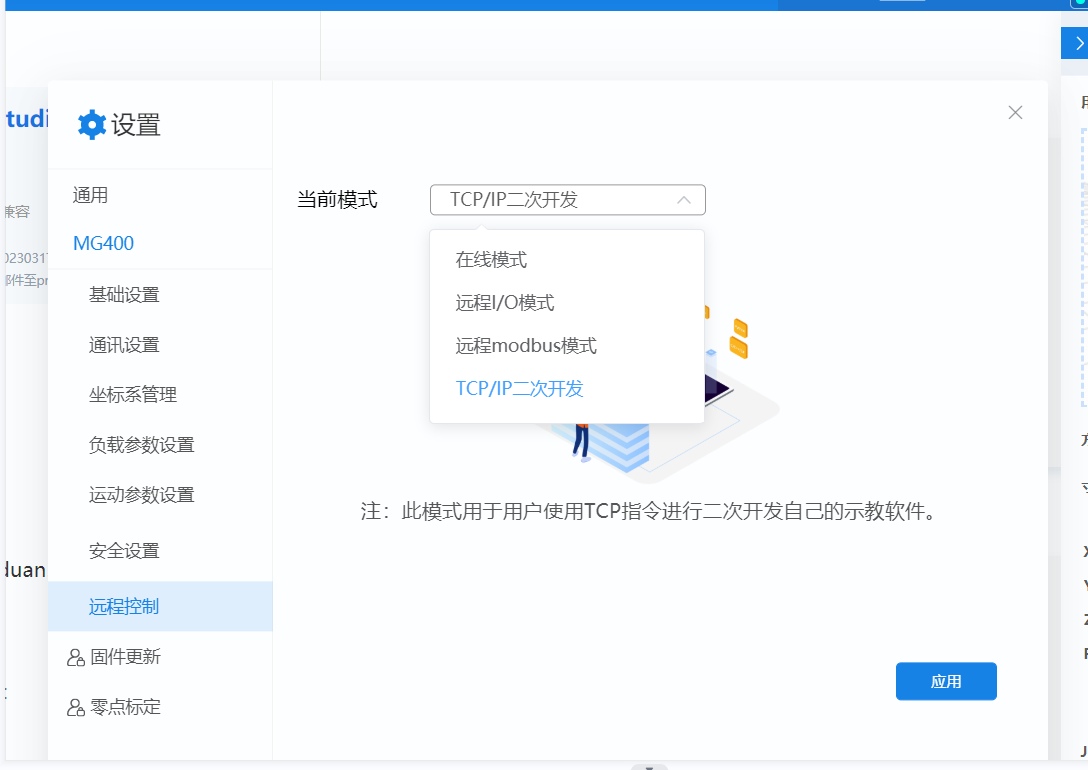
#> input picture images/checkTcpMode.png, 1088 x 770 px, given in place of the camera
$ python 'main Color.py'
#> lines starting #> are read from the running program, lines starting #| are printed output that depends on the picture; after the words box and inside, x2 and y2 are one past the last pixel; in counts of white or black regions, pixels touching at a corner belong together
import cv2
import numpy as np

def rojo(max_contour):
    cv2.drawContours(frame_roi, [max_contour], -1, (0, 0, 255), 2)
    #print('Es rojo')

def negro(max_contour):
    cv2.drawContours(frame_roi, [max_contour], -1, (0, 255, 0), 2)
    #print('Es negro')

cap = cv2.VideoCapture(0)
colorFinal = None
while True:
    ret, frame = cap.read()
#> frame is the input picture: shape (770, 1088, 3); mean B, G, R 250.9, 247.5, 243.2
    if not ret:
        print("No se pudo capturar ningún fotograma.")
        break

    # Definir las coordenadas del ROI
    x, y, w, h = 100, 100, 200, 200

    # Obtener el ROI del frame
    frame_roi = frame[y:y+h, x:x+w]
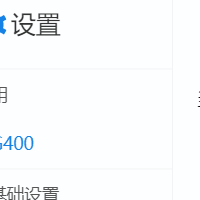
#> frame_roi: shape (200, 200, 3); mean B, G, R 251.2, 249.7, 247.1
    hsv_roi = cv2.cvtColor(frame_roi, cv2.COLOR_BGR2HSV)
#> hsv_roi: shape (200, 200, 3); mean H, S, V 98.4, 4.2, 251.2

    lower_red = np.array([0, 150, 100])
    upper_red = np.array([10, 255, 255])

    lower_negro = np.array([0, 0, 0])
    upper_negro = np.array([179, 245, 90])

    mascara_negro = cv2.inRange(hsv_roi, lower_negro, upper_negro)
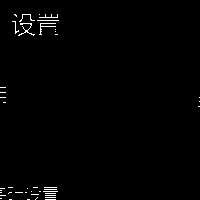
#> mascara_negro: shape (200, 200); 0.95% white in thin lines or dots
    mask = cv2.inRange(hsv_roi, lower_red, upper_red)
#> mask: shape (200, 200); every value is 0
    contours, _ = cv2.findContours(mask, cv2.RETR_EXTERNAL, cv2.CHAIN_APPROX_SIMPLE)
#> contours = []
    contornos, _ = cv2.findContours(mascara_negro, cv2.RETR_EXTERNAL, cv2.CHAIN_APPROX_SIMPLE)
#> contornos = 42 contours, all with area under 20

    max_contour = None
    max_area = 0
    max_contour_type = None

    if contours:
        max_contour = max(contours, key=cv2.contourArea)
        max_area = cv2.contourArea(max_contour)
        max_contour_type = "rojo"

    if contornos:
        max_contornos = max(contornos, key=cv2.contourArea)
#> max_contornos = contour of 47 points, box (x1, y1, x2, y2) (18, 23, 35, 36), area 12
        if cv2.contourArea(max_contornos) > max_area:
            max_contour = max_contornos
#> max_contour has the same summary as max_contornos
            max_contour_type = "negro"

    if max_contour is not None:
        M = cv2.moments(max_contour)
#> M = moments, m00 12.5, centre m10/m00, m01/m00 = (25.75, 29.27)
        if max_contour_type == "rojo":
            rojo(max_contour)
        elif max_contour_type == "negro":
            negro(max_contour)
#> in negro, `cv2.drawContours(frame_roi, [max_contour], -1, (0, 255, 0), 2)`:
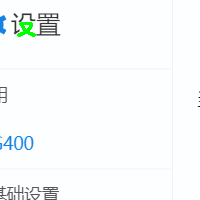
#> frame_roi: shape (200, 200, 3); 0.4% of pixels changed, all inside (x1, y1, x2, y2) = (17, 22, 36, 37)

    cv2.rectangle(frame, (x, y), (x + w, y + h), (255, 0, 0), 2)
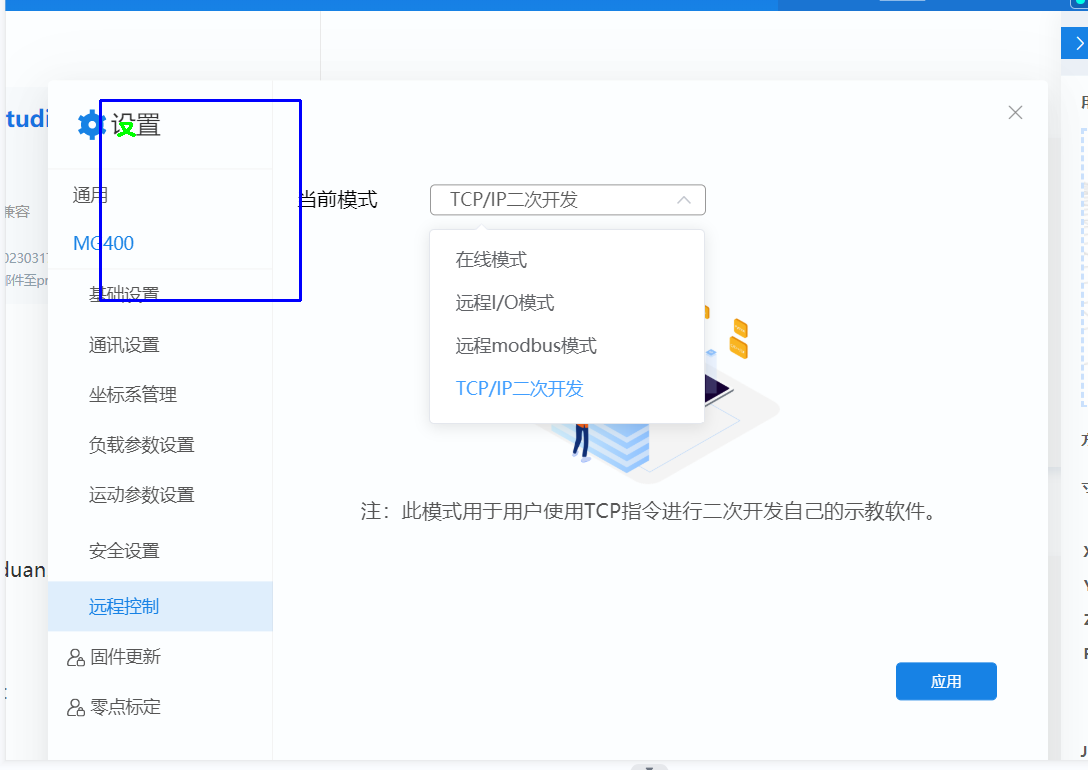
#> frame: shape (770, 1088, 3); 0.31% of pixels changed, all inside (x1, y1, x2, y2) = (99, 99, 302, 302)
    cv2.imshow('Original', frame)

    key = cv2.waitKey(1) & 0xFF
#> (key q is pressed here)
    if key == ord('q'):
        break
    elif key == ord('w'):
        if max_contour_type is not None:

            if(max_contour_type == "negro"):
                print("R:", max_contour_type)

cap.release()
cv2.destroyAllWindows()

$ run again, on images/runpy.png
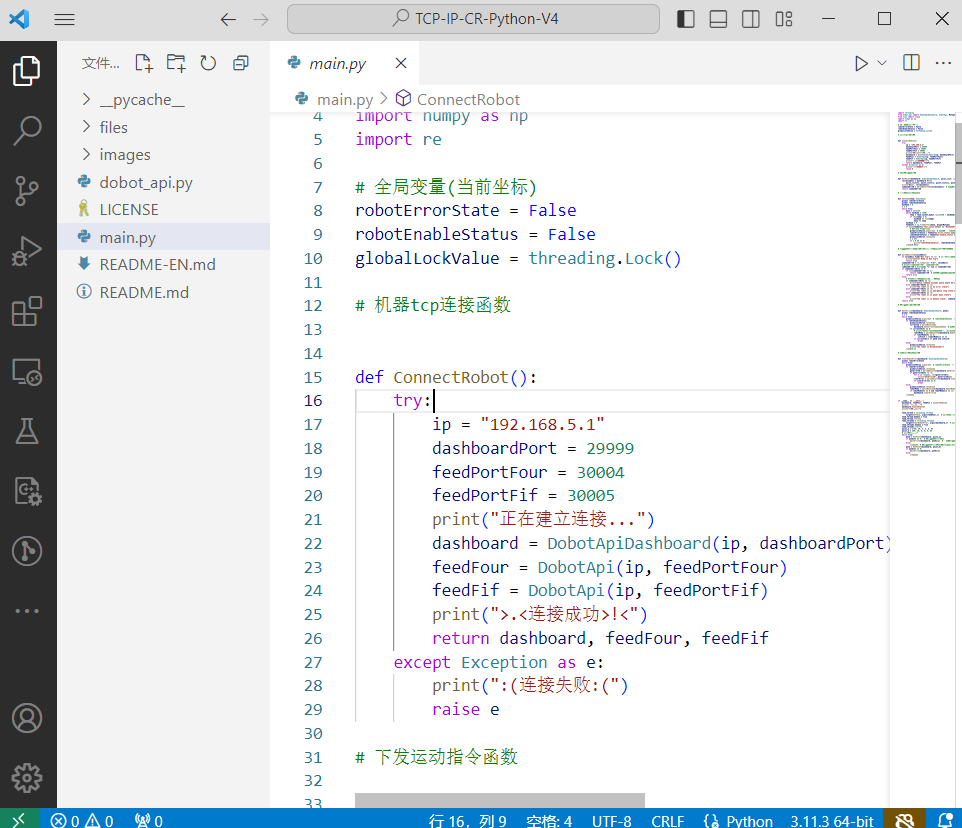
#> input picture images/runpy.png, 962 x 828 px, given in place of the camera
#> frame is the input picture: shape (828, 962, 3); mean B, G, R 232.8, 230.2, 227.3
#> `frame_roi = frame[y:y+h, x:x+w]`:
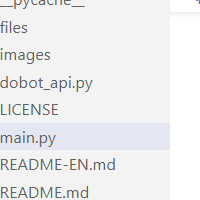
#> frame_roi: shape (200, 200, 3); mean B, G, R 238.5, 237.3, 237.1
#> hsv_roi: shape (200, 200, 3); mean H, S, V 16.7, 7, 240.6
#> mascara_negro: shape (200, 200); every value is 0
#> contours = []
#> `cv2.rectangle(frame, (x, y), (x + w, y + h), (255, 0, 0), 2)`:
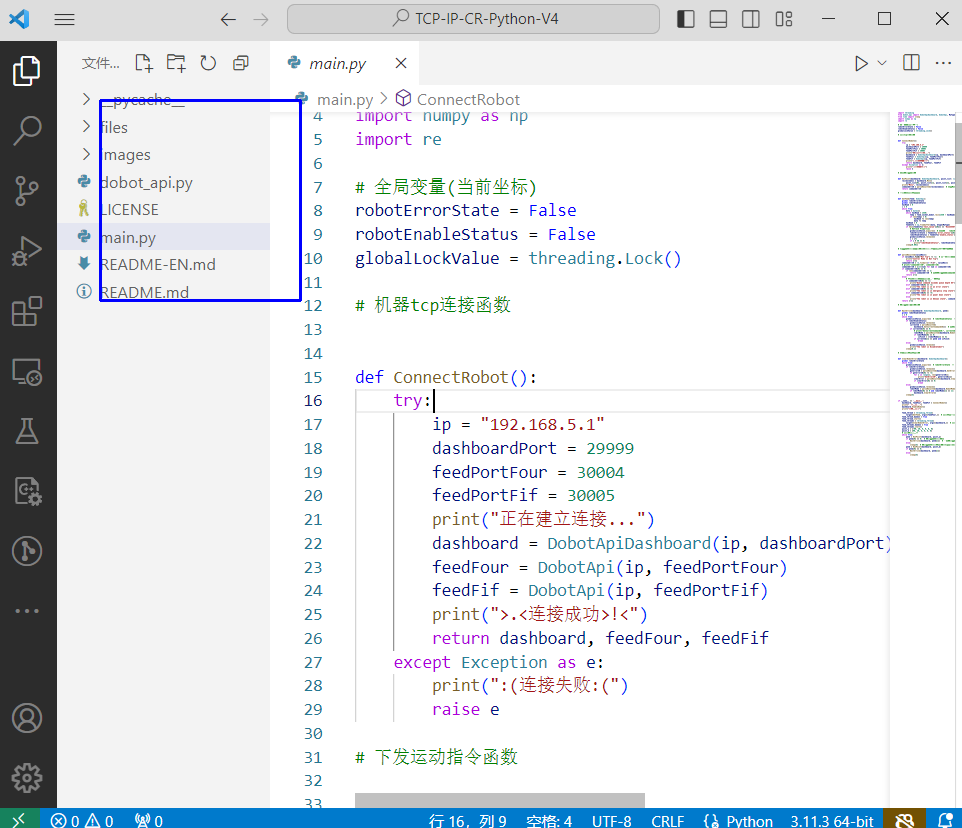
#> frame: shape (828, 962, 3); 0.3% of pixels changed, all inside (x1, y1, x2, y2) = (99, 99, 302, 302)

$ run again, on images/updateIP.png
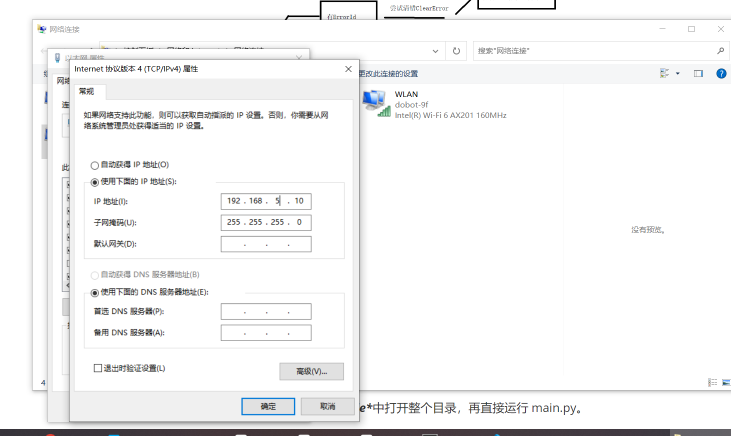
#> input picture images/updateIP.png, 1461 x 871 px, given in place of the camera (shown at 1/2 size)
#> frame is the input picture: shape (871, 1461, 3); mean B, G, R 244.7, 244.5, 244.4
#> hsv_roi: shape (200, 200, 3); mean H, S, V 9.6, 11.3, 237.6
#> `mascara_negro = cv2.inRange(hsv_roi, lower_negro, upper_negro)`:
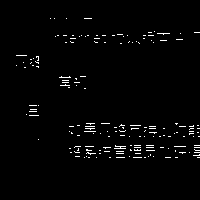
#> mascara_negro: shape (200, 200); 1.9% white in thin lines or dots, all inside (x1, y1, x2, y2) = (16, 18, 200, 158)
#> mask: shape (200, 200); 0.13% white in thin lines or dots, all inside (x1, y1, x2, y2) = (15, 31, 191, 158)
#> contours = 39 contours, all with area under 20
#> contornos = 169 contours, all with area under 20
#> `max_contour = max(contours, key=cv2.contourArea)`: max_contour = [[174, 157]]
#> max_area = 0
#> max_contornos = contour of 12 points, box (x1, y1, x2, y2) (114, 145, 126, 149), area 2
#> `max_contour = max_contornos`: max_contour has the same summary as max_contornos
#> M = moments, m00 2.5, centre m10/m00, m01/m00 = (119.1, 146.7)
#> `cv2.rectangle(frame, (x, y), (x + w, y + h), (255, 0, 0), 2)`:
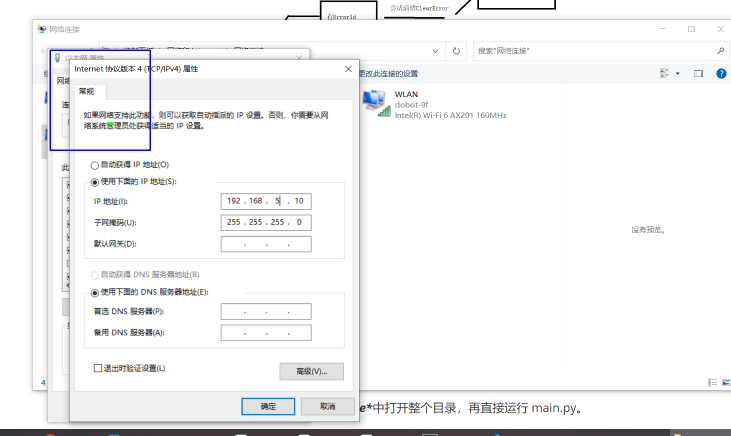
#> frame: shape (871, 1461, 3) (shown at 1/2 size); 0.19% of pixels changed, all inside (x1, y1, x2, y2) = (99, 99, 302, 302)
